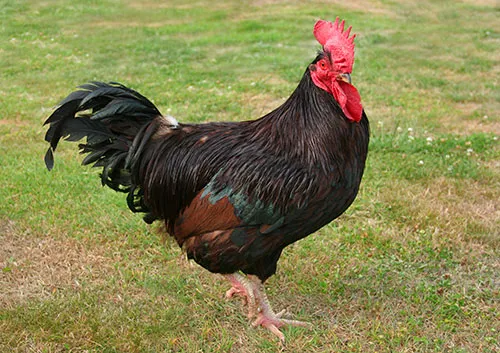
#> input picture CSE4182 - Digital Image Processing/assignment 4/hen.webp, 500 x 353 px
$ python problem2.py
#> lines starting #> are read from the running program, lines starting #| are printed output that depends on the picture
#!/usr/bin/env python
# coding: utf-8

# In[6]:


import cv2
import matplotlib.pyplot as plt
from numpy import random
import numpy as np


# In[ ]:


# In[7]:


hen = plt.imread('hen.webp')
#> hen is the input picture: shape (353, 500, 3); mean R, G, B 134.1, 130.5, 80.6
print("house dimentions: ",hen.shape)
#| house dimentions:  (353, 500, 3)
plt.imshow(hen)


# In[74]:


kernel = random.randint(-3,4,(5,5))
kernel


# In[79]:


gray_hen = cv2.cvtColor(hen,cv2.COLOR_RGB2GRAY)
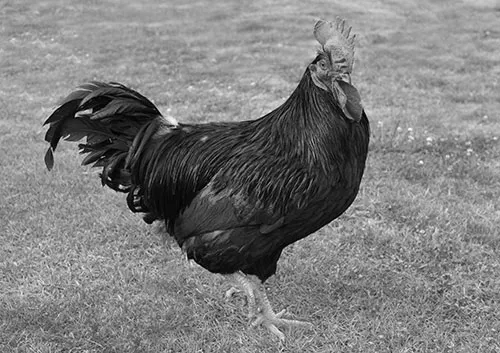
#> gray_hen: shape (353, 500); min 0, max 252, mean 125.9
filtered = []
x,y = kernel.shape
const = np.sum(kernel) # did not used cause cv2.filter2D does not use

for i in range(gray_hen.shape[0]-x+1):
    row = []
    for j in range(gray_hen.shape[1]-y+1):
        calc = np.sum(np.multiply(kernel,gray_hen[i:i+x,j:j+y]))
        if calc<0:
            calc = 0
        elif calc>255:
            calc = 255
        row.append(calc)

    filtered.append(row)
#> after the loop, filtered = 349 items

filtered_hen = np.array(filtered)
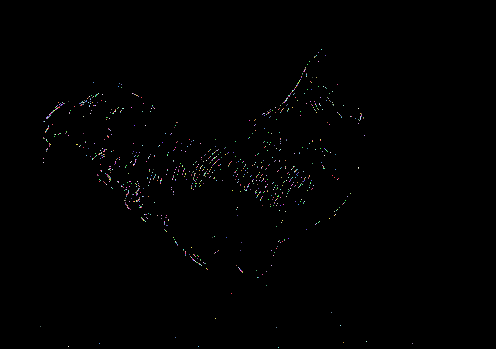
#> filtered_hen: shape (349, 496) int64; 221 distinct labels, from 0 to 255; one colour per label, 0 black
plt.imshow(filtered_hen,cmap='gray')


# In[80]:


fil_hen2 = cv2.filter2D(gray_hen,0,kernel)
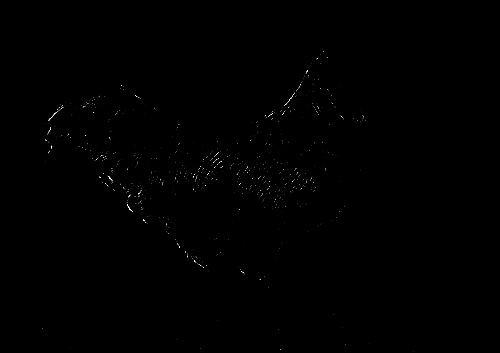
#> fil_hen2: shape (353, 500); min 0, max 255, mean 0.5
plt.imshow(fil_hen2,cmap='gray')


# In[ ]:


# In[ ]:
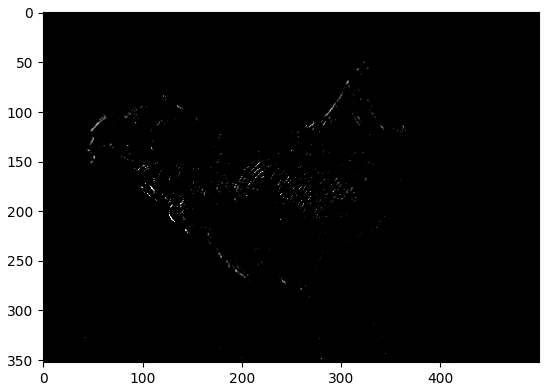
#> figure drawn by matplotlib, 1 panel
